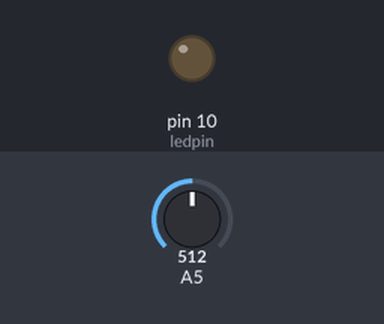
A sketch run on a simulated Arduino Uno, built with avr-gcc and run on an emulated ATmega328P. Parts: output pins drawn as LEDs (lit = HIGH). The test bench sets the inputs (shaded band); at power-on: A5 = 512.

Above: at 1.2 s.
1.3 s: A5 set to 525
At 1.7 s:
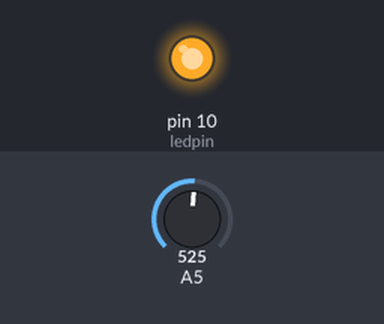
2.8 s: A5 set to 511
At 4.0 s:
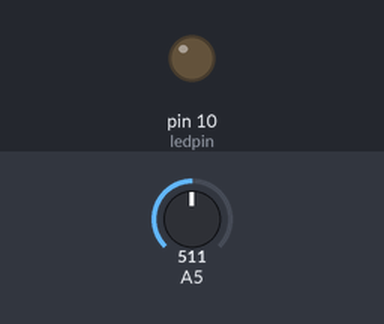
4.3 s: A5 set to 716
At 5.1 s:
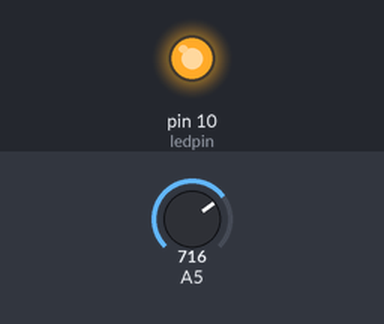
Timing chart, 0 to 7.3 s (numbered marks = the images above; inputs shaded):
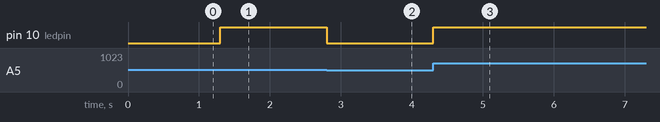

The sketch:

course_8.ino
```cpp
int ledpin = 10;

void setup() {
  // put your setup code here, to run once:
  pinMode(ledpin,OUTPUT);
}

void loop() {
  // put your main code here, to run repeatedly:
  int i;
  while(1)
  {
    i = analogRead(5);
    if(i>512)  digitalWrite(ledpin,HIGH);
    else digitalWrite(ledpin,LOW);

  }
}
```

Measured:
- the behaviour switches between 512 and 513 on A5 (found by bisection; images 0 and 1)
- after the input at 1.3 s, pin 10 (ledpin): LOW → HIGH at once
- after the input at 2.8 s, pin 10 (ledpin): HIGH → LOW at once
- after the input at 4.3 s, pin 10 (ledpin): LOW → HIGH at once
